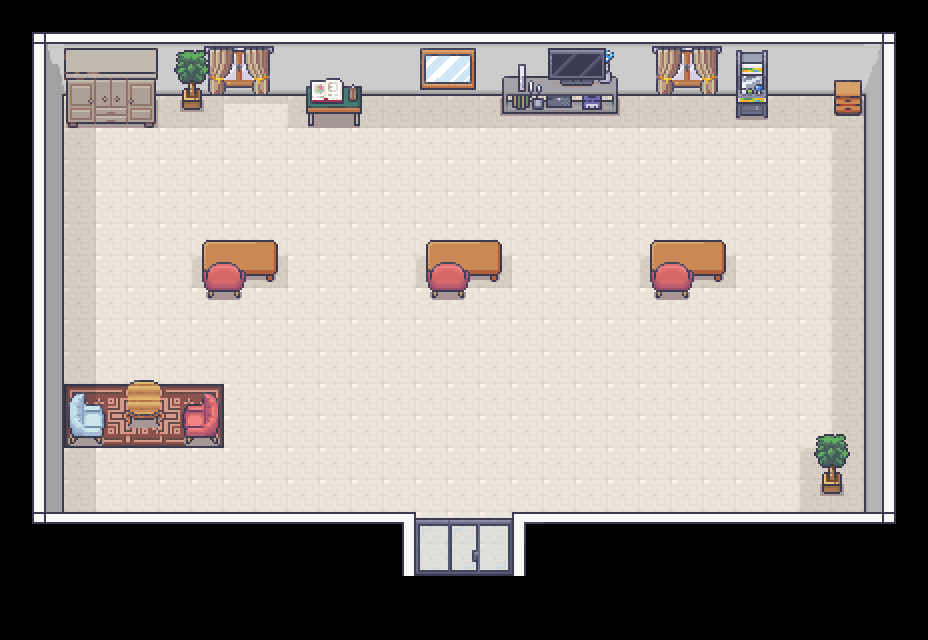

Tiled map render using the project's own tile images. Description and the map definition, with tile-layer contents summarised, below:
An orthogonal 29x20 tile map with 32x32 px tiles, 6 tile layers (Piso, paredes, mobilia, sobreposicao, ...), 4 tilesets and 24 objects (2x arvore_b, player_spawn, npc_a, npc_b, npc_c, ...).

<map version="1.10" tiledversion="1.10.2" orientation="orthogonal" renderorder="right-down" width="29" height="20" tilewidth="32" tileheight="32" infinite="0" nextlayerid="13" nextobjectid="48">
 <tileset firstgid="1" source="tileset_paredes.tsx" />
 <tileset firstgid="8285" source="tileset_generic.tsx" />
 <tileset firstgid="9533" source="tileset_estoque.tsx" />
 <tileset firstgid="10333" source="tileset_biblioteca.tsx" />
 <layer id="1" name="Piso" width="29" height="20">
  <data>[580 cells, 356 non-empty, 9 distinct tile ids]</data>
 </layer>
 <objectgroup id="12" name="Personagens">
  <object id="39" name="player_spawn" x="462.667" y="458.667">
   <point />
  </object>
  <object id="40" name="npc_a" x="239.364" y="210">
   <point />
  </object>
  <object id="41" name="npc_b" x="463.04" y="210">
   <point />
  </object>
  <object id="42" name="npc_c" x="686.932" y="210">
   <point />
  </object>
 </objectgroup>
 <layer id="3" name="paredes" width="29" height="20">
  <data>[580 cells, 172 non-empty, 23 distinct tile ids]</data>
 </layer>
 <layer id="6" name="mobilia" width="29" height="20">
  <data>[580 cells, 64 non-empty, 46 distinct tile ids]</data>
 </layer>
 <layer id="7" name="sobreposicao" width="29" height="20">
  <data>[580 cells, 28 non-empty, 22 distinct tile ids]</data>
 </layer>
 <layer id="9" name="sobreposicao2" width="29" height="20">
  <data>[580 cells, 12 non-empty, 4 distinct tile ids]</data>
 </layer>
 <objectgroup id="11" name="ObjetosColisores">
  <object id="3" name="mesa_stand_b" x="426" y="239.75" width="76.75" height="35.4545" />
  <object id="7" x="490.182" y="275.273" width="7.63636" height="6.36364" />
  <object id="8" name="mesa_stand_c" x="649.818" y="239.273" width="75.8182" height="35.4545" />
  <object id="10" x="713.636" y="274.727" width="8.36364" height="7.09091" />
  <object id="17" name="mesa_stand_a" x="202.25" y="240" width="75.25" height="35.25" />
  <object id="21" name="armario" x="64.125" y="48" width="94.25" height="79.5" />
  <object id="23" name="poltrona_tapete_a" x="67.8182" y="392.182" width="38.1818" height="52" />
  <object id="24" name="mesa_tapete" x="128" y="379.818" width="32.9091" height="46" />
  <object id="25" name="poltrona_tapete_b" x="182" y="392.545" width="38" height="51.8182" />
  <object id="26" name="arvore_b" x="173.625" y="50.25" width="34.625" height="59.5" />
  <object id="27" name="mesa_estudo" x="306" y="77.75" width="56" height="36.125" />
  <object id="29" name="perna_mesa_estudo_a" x="307.75" y="114" width="6.125" height="12.125" />
  <object id="30" name="perna_mesa_estudo_b" x="353.875" y="113.875" width="6.125" height="12.125" />
  <object id="32" name="tv_home" x="548.182" y="47.8182" width="66" height="39.4545" />
  <object id="33" name="console" x="518" y="64.1818" width="7.81818" height="27.6364" />
  <object id="34" name="home" x="501.636" y="75.8182" width="116" height="38.1818" />
  <object id="35" name="jogo" x="736.364" y="50.1818" width="31.4545" height="68" />
  <object id="36" name="comoda_c" x="834.125" y="79.875" width="28.125" height="36.125" />
  <object id="38" name="arvore_b" x="814.303" y="433.091" width="36.5455" height="61.8182" />
  <object id="45" name="porta" x="415.25" y="518" width="98" height="57.75" />
 </objectgroup>
 <layer id="10" name="blocosColisores" width="29" height="20" opacity="0" offsetx="138" offsety="100">
  <properties>
   <property name="solid" type="bool" value="true" />
  </properties>
  <data>[580 cells, 111 non-empty, 1 distinct tile ids]</data>
 </layer>
</map>
